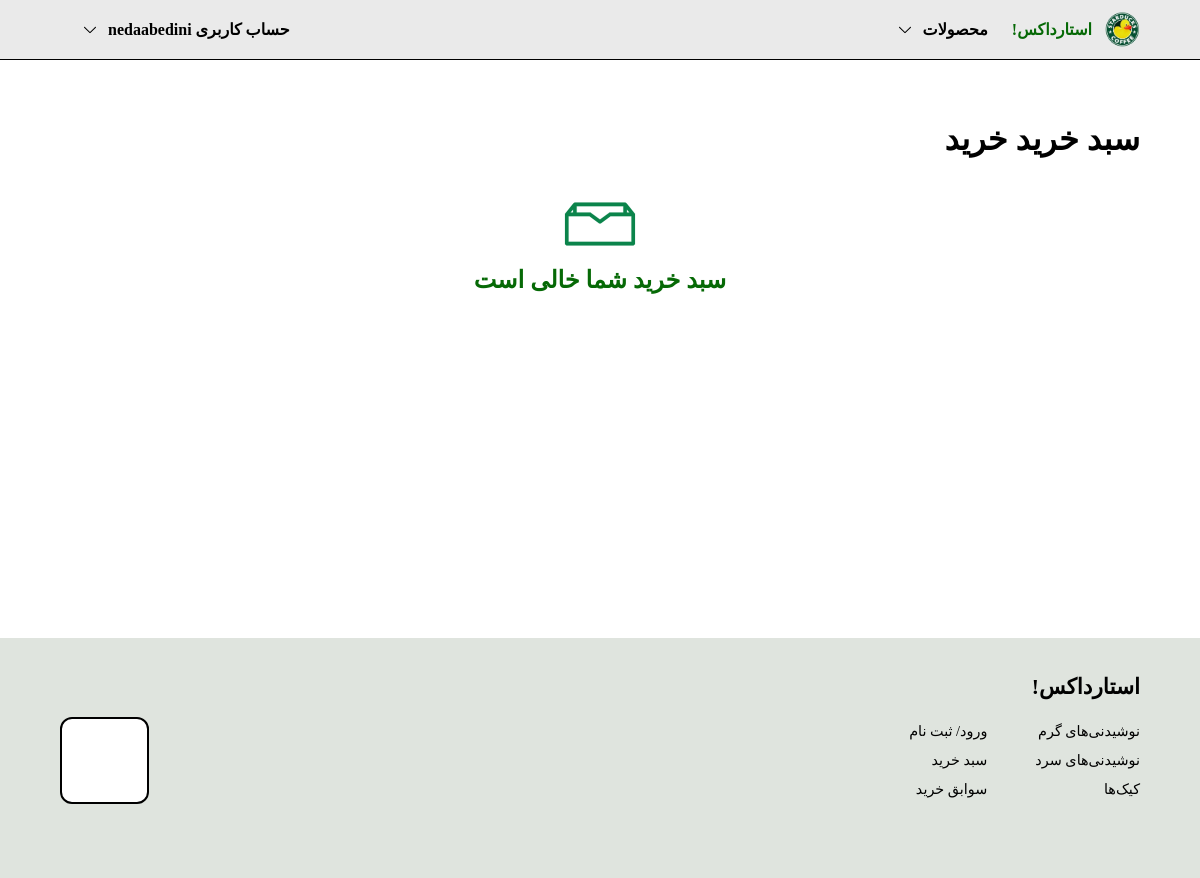
The app's page /cart/ (signed in), older data.
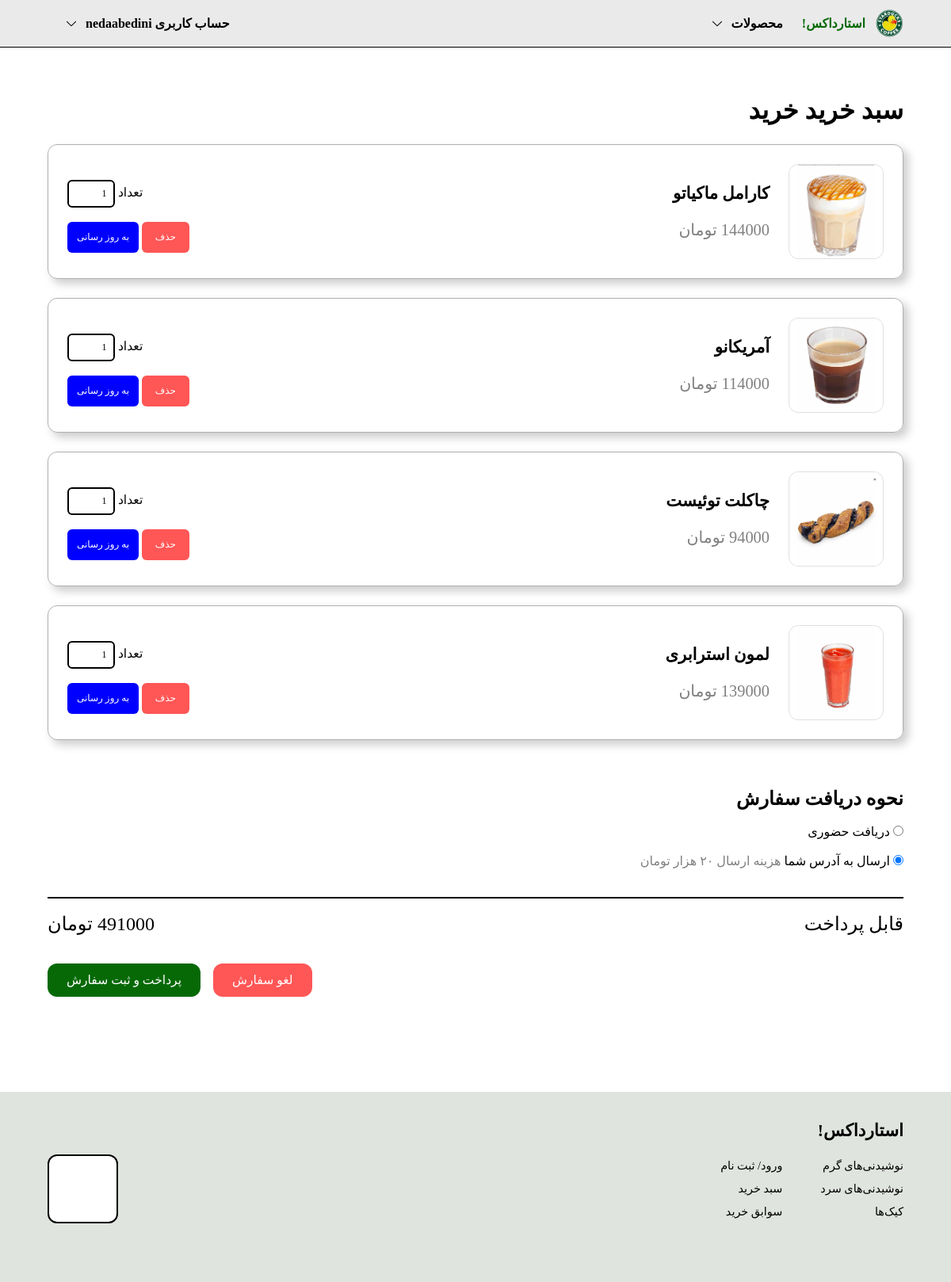
The same page, newer data.
### CoffeeSite/models.py (models this page shows, shortened)
class Orders_Product(models.Model) :
    id = models.AutoField(primary_key= True)
    quantity = models.IntegerField()
    product_id = models.ForeignKey(Products , on_delete= models.CASCADE)
    order_id = models.ForeignKey(Orders , on_delete= models.CASCADE)

class Products(models.Model) :
    id = models.AutoField(primary_key= True)
    name = models.CharField(max_length=255 , unique= True , null= False , blank= False)
    price = models.PositiveIntegerField(null= False , blank= False)
    sugar = models.PositiveIntegerField(null= False , blank= False)
    raw_coffee = models.PositiveIntegerField(null = False , blank=False)
    flour= models.PositiveIntegerField(null= False , blank= False)
    chocolate = models.PositiveIntegerField(null= False , blank= False)
    vertical = models.CharField(max_length=50, choices=[
        ('warm_drink', 'نوشیدنی گرم'),
        ('cold_drink', 'نوشیدنی سرد'),
        ('cake', 'کیک')
    ])
    image = models.ImageField(upload_to="CoffeeSite/media/products", null= False , blank= False , default= None)

### CoffeeSite/views.py (the view)
# urls.py: path('cart/', views.cart_view, name='cart'),
@login_required(login_url="login")
def cart_view(request, message=""):
    open_orders = Orders.objects.filter(username=request.user.username, open=True).all()
    items = Orders_Product.objects.filter(order_id__in=open_orders)
    total_price = 0
    for item in items:
        item.product_id.image = str(item.product_id.image).replace("CoffeeSite", "")
        total_price += item.product_id.price*item.quantity
    return render(request, "cart.html", {"items":items, "total":total_price, "message":message})

### CoffeeSite/templates/cart.html (shortened to what this page needs)
{% extends "master.html" %}
{% block content %}
{% load static %}
<div class="container cart-product">
    <h1>سبد خرید خرید</h1>
    {% if items %}
    {% for item in items %}
    <form action="" method="POST" class="record-container">
        <div class="info-container">
            <img src="{{ item.product_id.image }}" alt="">
            <div class="info">
                <h3>{{item.product_id.name}}</h3>
                <br>
                <span> {{item.product_id.price}} تومان  </span>
            </div>
        </div>
        <div class="count-container">
            <span>تعداد</span>
            <input type="number" name="quantity" min="1" value="{{item.quantity}}">
            <br>
            <button type="submit" formaction="{% url "remove-product" %}">حذف</button>
            <button class="update-product" type="submit" formaction="{% url "update-product" %}">به روز رسانی</button>
        </div>
    </form>
    {% endfor %}
    <div class="delivery-container">
        <h2>نحوه دریافت سفارش</h2>
        <br>
        <span>
            <input type="radio" name="takeout" value="0">
            <span>دریافت حضوری</span>
        </span>
        <br>
        <br>
        <span>
            <input type="radio" name="takeout" value="1" checked="checked">
            <span>  ارسال به آدرس شما   <span style="color: grey;"> هزینه ارسال ۲۰ هزار تومان </span>  </span>
        </span>
    </div>
    <br>
    <div class="total-price">
        <span>قابل پرداخت</span>
        <span>{{ total }} تومان</span>
    </div>
    <br><br>
    <div class="buttons-container">
        <button class="cancel">لغو سفارش</button>
        <button class="finalize">پرداخت و ثبت سفارش</button>
    </div>
    {% else %}
    <div class="cart-no-item">
        <img src="{% static "img/icons/empty-box.svg" %}" alt="">
        سبد خرید شما خالی است
    </div>
    {% endif %}
</div>
{% endblock %}

### CoffeeSite/templates/master.html (shortened to what this page needs)
<!DOCTYPE html>
<html lang="en">
<head>
        {% load static %}
        <link rel="stylesheet" href="{% static "css/main.css" %}">
</head>
<body>
    <div class="navbar">
        <a class="logo" href="{% url "home" %}">
            <img src="{% static "img/logo.jpeg" %}" alt="">
            استارداکس!
        </a>
        {% if user.is_authenticated %}
        <div class="nav-item">
            محصولات
            <img src="{% static "img/icons/down-arrow.svg"%}" alt="">
        </div>
        <div class="nav-item">
            حساب کاربری
            {{ user.username }}
            <img src="{% static "img/icons/down-arrow.svg"%}" alt="">
        </div>
        {% endif %}
    </div>
    {% block content %}{% endblock %}
    <div class="footer">
        <h2>استارداکس!</h2>
        <br>
        <div>
            <ul>
                <li><a href="/?vertical=warm_drink">نوشیدنی‌های گرم</a></li>
                <li><a href="/?vertical=cold_drink">نوشیدنی‌های سرد</a></li>
                <li><a href="/?vertical=cake">کیک‌ها</a></li>
            </ul>
            <ul>
                <li><a href="login">ورود/ ثبت نام</a></li>
                <li><a href="">سبد خرید</a></li>
                <li><a href="">سوابق خرید</a></li>
            </ul>
            <div class="spacer"></div>
            <img class="enamad" src="{% static "img/enamad.png"%}" alt="">
        </div>
    </div>
</body>
</html>

### CoffeeSite/static/css/main.css (style rules this page uses)
* { box-sizing: border-box; font-family: "Shabnam"; direction: rtl; text-decoration: none; margin: 0; padding: 0; color: black; list-style: none; text-wrap: nowrap; }
html, body { margin: 0; }
a, button { cursor: pointer; }
.navbar { width: 100%; height: 5vw; background-color: rgb(234, 234, 234); border-bottom: 0.5px black solid; display: flex; justify-content:start; align-items: center; padding: 0 5vw; font-weight: bold; z-index: 2; }
.navbar .logo { color: rgb(6, 105, 6); }
.navbar .nav-item, .navbar .logo { margin-left: 2vw; display: flex; flex-direction: row; align-items: center; text-wrap: nowrap; height: 100%; }
.navbar .logo img { width: 3vw; mix-blend-mode: darken; margin: 0 0 0 1vw; }
.navbar .nav-item img { width: 1vw; margin-right: 1vw; transition: margin 0.5s; }
.spacer { width: 100%; }
.footer { background-color: rgb(223, 228, 222); width: 100%; height: 20vw; position: relative; bottom: 0; padding: 3vw 5vw; font-size: 1.2vw; margin-top: 5vw; }
.footer div { display: flex; }
.footer div ul { margin-left: 4vw; }
.footer div ul li { padding: 0.5vw 0; text-wrap: nowrap; }
.footer img.enamad { width: 10vw; background-color: white; padding: 1vw; border: black solid 0.2vw; border-radius: 1vw; }
.product img, .record-container img { width: 10vw; height: 10vw; background-color: white; border: solid rgb(224, 224, 224) 0.1vw; border-radius: 1vw; object-fit:contain; }
form { padding: 3vw; border: rgb(6, 105, 6) solid 0.2vw; border-radius: 1vw; box-shadow: rgba(0, 0, 0, 0.344) 0.5vw 0.5vw 1vw; display: flex; flex-direction: column; justify-content: stretch; width: 40vw; }
form input, select { border: grey 0.1vw solid; border-radius: 0.6vw; padding: 1vw; font-size: 1vw; margin: 1vw 0; }
.container { padding: 5vw; }
.record-container { border: rgb(176, 176, 176) solid 0.1vw; margin: 2vw 0; border-radius: 1vw; overflow: hidden; font-size: 1.3vw; box-shadow: rgba(0, 0, 0, 0.202) 0.5vw 0.5vw 1vw; }
.container.cart-product .record-container { display: flex; padding: 2vw; align-items: center; justify-content: space-between; }
.container.cart-product .info-container { display: flex; }
.container.container .record-container img { width: 10vw; height: 10vw; border-radius: 1vw; }
.container.cart-product .record-container .info { padding: 2vw; height: 100%; font-size: 1.5vw; }
.container.cart-product .record-container .info span { color: grey; font-size: 1.7vw; }
.container.cart-product .record-container .count-container { text-align: left; }
.container.cart-product .record-container input { border: 0.2vw black solid; padding: 0.7vw; width: 5vw; border-radius: 0.5vw; }
.container.cart-product .record-container button { border: none; background-color: rgb(255, 86, 86); color: white; padding: 1vw; width: 5vw; border-radius: 0.5vw; margin-top: 0.5vw; font-size: 1vw; }
.container.cart-product .record-container .update-product { width: auto; background-color: blue; }
.delivery-container { padding: 3vw 0; border-bottom: black solid 0.2vw; }
.total-price { display: flex; justify-content: space-between; width: 100%; font-size: 2vw; }
.buttons-container { text-align: left; }
.buttons-container button { padding: 1vw 2vw; border-radius: 1vw; font-size: 1.3vw; border: none; color: white; margin-right: 1vw; }
.buttons-container button.finalize { background-color: rgb(6, 105, 6); }
.buttons-container button.cancel { background-color: rgb(255, 86, 86); }
form.record-container { width: 100%; flex-direction: row; }

Row changes from the older to the newer data that the page shows:
added Orders_Product: product_id.image (picture), product_id.name "کارامل ماکیاتو", quantity "1"
added Orders_Product: product_id.image (picture), product_id.name "آمریکانو", quantity "1"
added Orders_Product: product_id.image (picture), product_id.name "چاکلت توئیست", product_id.price "94000", quantity "1"
added Orders_Product: product_id.image (picture), product_id.name "لمون استرابری", quantity "1"
Text that changed along with them:
form field takeout: (not shown) → "☐"
form field takeout: (not shown) → "☑"
{{ total }}: (not shown) → "491000"
text no longer shown: "سبد خرید شما خالی است"
text now shown: "نحوه دریافت سفارش دریافت حضوری ارسال به آدرس شما هزینه ارسال ۲۰ هزار تومان قابل پرداخت تومان لغو سفارش پرداخت و ثبت سفارش"
